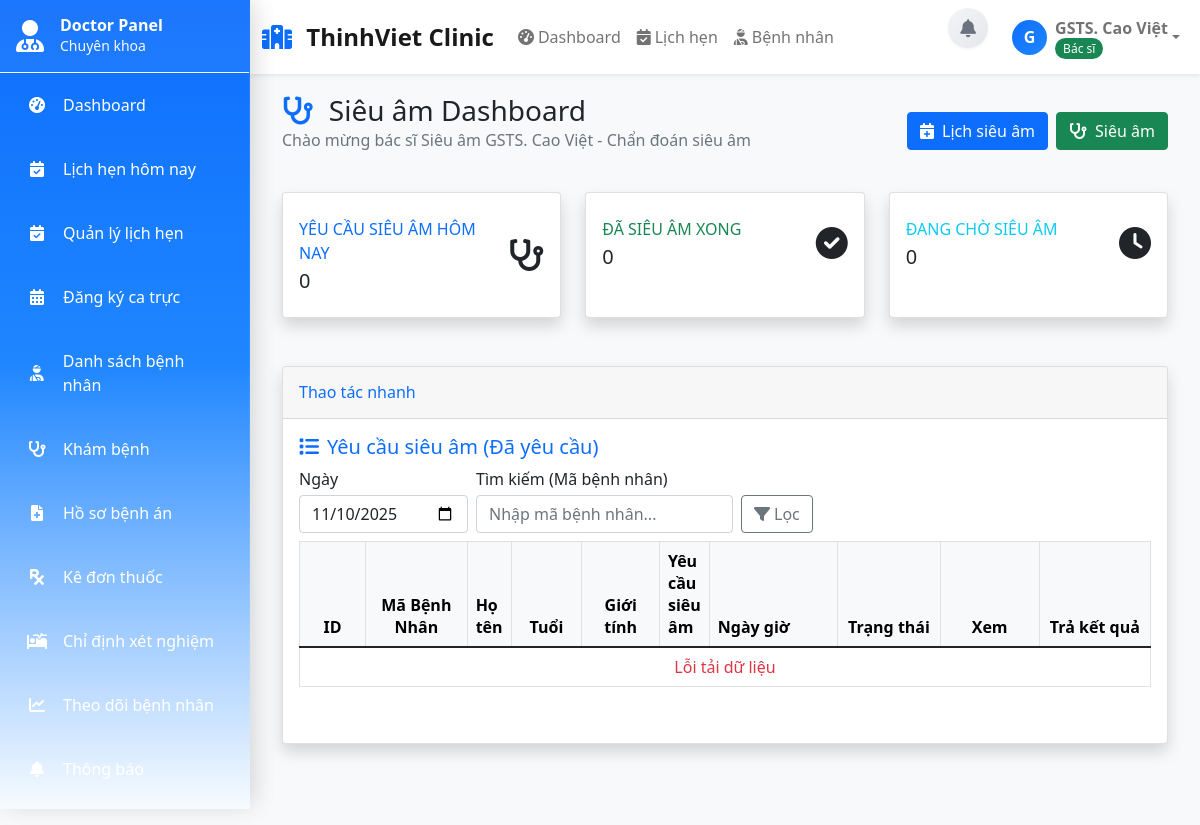
The page /Views/doctor/sieuam_dashboard.php (signed in) on the database its author committed.
### tables this page shows
CREATE TABLE `bac_si` (
  `id` int(11) NOT NULL,
  `ten` varchar(255) NOT NULL,
  `email` varchar(255) NOT NULL,
  `mat_khau` varchar(255) NOT NULL,
  `so_dien_thoai` varchar(20) DEFAULT NULL,
  `chuyen_khoa_id` int(11) DEFAULT NULL,
  `chuyen_khoa` varchar(100) DEFAULT NULL,
  `so_giay_phep` varchar(50) DEFAULT NULL,
  `so_nam_kinh_nghiem` int(11) DEFAULT 0,
  `ngay_tao` timestamp NOT NULL DEFAULT current_timestamp(),
  `ngay_cap_nhat` timestamp NOT NULL DEFAULT current_timestamp() ON UPDATE current_timestamp(),
  `hinh_anh` varchar(255) DEFAULT NULL
);

### Controllers/AuthController.php (called while the page is built, shortened)
<?php
require_once 'Models/Doctor.php';
class AuthController
{
    private function resolveUserByFallback($uid): ?array
    {
        try {
            $doc = new Doctor();
            $d = $doc->getById($uid);
            if ($d) {
                $spec = isset($d['chuyen_khoa_id']) ? (int)$d['chuyen_khoa_id'] : 0;
                $role = ($spec === 16) ? 'xray_doctor' : (($spec === 18) ? 'sieuam_doctor' : 'doctor');
                return [
                    'role' => $role,
                    'name' => $d['ten'] ?? '',
                    'email' => $d['email'] ?? '',
                    'chuyen_khoa_id' => $spec
                ];
            }
        } catch (Exception $e) {
        }
        return null;
    }
    public function resolveCurrentUserContext(): array
    {
        static $cached;
        if ($cached !== null) return $cached;
        $cached = ['id' => null, 'role' => '', 'name' => '', 'email' => '', 'chuyen_khoa_id' => null];
        $uid = $_SESSION['user_id'] ?? null;
        $cached['id'] = (int)$uid;
        $sessionRole = $_SESSION['user_role'] ?? '';
        $result = $this->resolveUserByFallback($uid);
        if ($result) {
            $cached = array_merge($cached, $result);
        }
        return $cached;
    }
}

### config/database.php (called while the page is built, shortened)
<?php
class Database
{
    private $host;
    private $db_name;
    private $username;
    private $password;
    public function __construct()
    {
        $this->host = $_ENV['DB_HOST'] ?? getenv('DB_HOST') ?? 'localhost';
        $this->db_name = $_ENV['DB_NAME'] ?? getenv('DB_NAME') ?? 'clinic-management';
        $this->username = $_ENV['DB_USER'] ?? getenv('DB_USER') ?? 'root';
        $this->password = $_ENV['DB_PASS'] ?? getenv('DB_PASS') ?? '';
    }
    private function loadEnvFile()
    {
        $envFile = __DIR__ . '/../.env';
    }
    public function getConnection()
    {
        $this->conn = null;
        try {
            $this->conn = new PDO("mysql:host=" . $this->host . ";dbname=" . $this->db_name, $this->username, $this->password);
            $this->conn->exec("set names utf8");
            $this->conn->setAttribute(PDO::ATTR_ERRMODE, PDO::ERRMODE_EXCEPTION);
            $this->conn->exec("SET time_zone = '+07:00'");
        } catch (PDOException $exception) {
            error_log("Database connection error: " . $exception->getMessage());
            echo "Database connection failed. Please try again later.";
        }
        return $this->conn;
    }
}

### Models/User.php (called while the page is built, shortened)
<?php
require_once 'config/database.php';
class User
{
    public function __construct()
    {
        $database = new Database();
        $this->conn = $database->getConnection();
    }
}

### Models/Doctor.php (called while the page is built, shortened)
<?php
require_once 'Models/User.php';
class Doctor extends User
{
    public function __construct()
    {
        $this->table_name = "bac_si";
    }
    public function getById(int $id): ?array
    {
        $query = "SELECT bs.id, bs.ten, bs.email, bs.so_dien_thoai,
                         ck.ten AS chuyen_khoa, bs.so_giay_phep, bs.so_nam_kinh_nghiem, bs.mat_khau, bs.ngay_tao, bs.ngay_cap_nhat, bs.hinh_anh
                  FROM " . $this->table_name . " bs
                  LEFT JOIN chuyen_khoa ck ON ck.id = bs.chuyen_khoa_id
                  WHERE bs.id = :id";
        $stmt = $this->conn->prepare($query);
        $stmt->bindParam(":id", $id);
        $stmt->execute();
        $row = $stmt->fetch(PDO::FETCH_ASSOC);
        return $row ?: null;
    }
}

### Views/layouts/socket_bootstrap.php (called while the page is built, shortened)
<?php
require_once __DIR__ . '/layout_helper.php';
$ctx = function_exists('getCurrentUserContext') ? getCurrentUserContext() : ['id' => null, 'role' => '', 'name' => ''];
?>

### Views/doctor/sieuam_dashboard.php (the view, shortened to what this page needs)
<?php
require_once 'Views/layouts/layout_helper.php';
$ctx = getCurrentUserContext();
$content = '
<div class="container-fluid">
    <div class="d-flex justify-content-between align-items-center mb-4">
        <div>
            <h1 class="h3 mb-0 text-gray-800">
                <i class="fas fa-stethoscope text-primary me-2"></i>
                Siêu âm Dashboard
            </h1>
            <p class="text-muted">Chào mừng bác sĩ Siêu âm ' . htmlspecialchars(($ctx['name'] ?? ''), ENT_QUOTES, 'UTF-8') . ' - Chẩn đoán siêu âm</p>
        </div>
        <div class="d-flex gap-2 align-items-center">
            <button class="btn btn-primary">
                <i class="fas fa-calendar-plus me-2"></i>Lịch siêu âm
            </button>
            <button class="btn btn-success">
                <i class="fas fa-stethoscope me-2"></i>Siêu âm
            </button>
        </div>
    </div>
    <div class="row mb-4">
        <div class="col-xl-4 col-md-6 mb-4">
            <div class="card border-left-primary shadow h-100 py-2">
                <div class="card-body">
                    <div class="row no-gutters align-items-center">
                        <div class="col mr-2">
                            <div class="text-xs font-weight-bold text-primary text-uppercase mb-1">
                                Yêu cầu siêu âm hôm nay
                            </div>
                            <div class="h5 mb-0 font-weight-bold text-gray-800" id="stat_total_today">0</div>
                        </div>
                        <div class="col-auto">
                            <i class="fas fa-stethoscope fa-2x text-gray-300"></i>
                        </div>
                    </div>
                </div>
            </div>
        </div>
        <div class="col-xl-4 col-md-6 mb-4">
            <div class="card border-left-success shadow h-100 py-2">
                <div class="card-body">
                    <div class="row no-gutters align-items-center">
                        <div class="col mr-2">
                            <div class="text-xs font-weight-bold text-success text-uppercase mb-1">
                                Đã siêu âm xong
                            </div>
                            <div class="h5 mb-0 font-weight-bold text-gray-800" id="stat_completed_today">0</div>
                        </div>
                        <div class="col-auto">
                            <i class="fas fa-check-circle fa-2x text-gray-300"></i>
                        </div>
                    </div>
                </div>
            </div>
        </div>
        <div class="col-xl-4 col-md-6 mb-4">
            <div class="card border-left-info shadow h-100 py-2">
                <div class="card-body">
                    <div class="row no-gutters align-items-center">
                        <div class="col mr-2">
                            <div class="text-xs font-weight-bold text-info text-uppercase mb-1">
                                Đang chờ siêu âm
                            </div>
                            <div class="h5 mb-0 font-weight-bold text-gray-800" id="stat_waiting">0</div>
                        </div>
                        <div class="col-auto">
                            <i class="fas fa-clock fa-2x text-gray-300"></i>
                        </div>
                    </div>
                </div>
            </div>
        </div>
    </div>
    <div class="row">
        <div class="col-12">
            <div class="card shadow mb-4">
                <div class="card-header py-3">
                    <h6 class="m-0 font-weight-bold text-primary">Thao tác nhanh</h6>
                </div>
                <div class="card-body">
                    <div class="mb-4">
                        <h5 class="text-primary mb-2"><i class="fas fa-list me-2"></i>Yêu cầu siêu âm (Đã yêu cầu)</h5>
                        <div class="row g-2 align-items-end mb-2">
                          <div class="col-auto">
                            <label class="form-label mb-1">Ngày</label>
                            <input type="date" class="form-control" id="sieuam_date">
                          </div>
                          <div class="col-auto">
                            <label class="form-label mb-1">Tìm kiếm (Mã bệnh nhân)</label>
                            <input type="text" class="form-control" id="sieuam_name" placeholder="Nhập mã bệnh nhân...">
                          </div>
                          <div class="col-auto">
                            <button type="button" class="btn btn-outline-secondary" id="sieuam_filter_btn"><i class="fas fa-filter me-1"></i>Lọc</button>
                          </div>
                        </div>
                        <div class="table-responsive">
                            <table class="table table-bordered align-middle" id="sieuamRequestedTable">
                                <thead class="table-light">
                                    <tr>
                                        <th style="width:80px" class="text-center">ID</th>
                                        <th style="width:120px" class="text-center">Mã Bệnh Nhân</th>
                                        <th>Họ tên</th>
                                        <th style="width:80px" class="text-center">Tuổi</th>
                                        <th style="width:90px" class="text-center">Giới tính</th>
                                        <th>Yêu cầu siêu âm</th>
                                        <th style="width:160px">Ngày giờ</th>
                                        <th style="width:120px" class="text-center">Trạng thái</th>
                                        <th style="width:120px" class="text-center">Xem</th>
                                        <th style="width:140px" class="text-center">Trả kết quả</th>
                                    </tr>
                                </thead>
                                <tbody>
                                </tbody>
                            </table>
                        </div>
                    </div>
                </div>
            </div>
        </div>
    </div>
</div>
';
include 'Views/layouts/sieuam_sidebar.php';
renderLayout($content, 'Siêu âm Dashboard - Hệ thống Quản lý Bệnh viện');
?>

### Views/layouts/main_layout.php (shortened to what this page needs)
<?php
require_once 'Views/layouts/layout_helper.php';
$__ctx = getCurrentUserContext();
$user_role = $__ctx['role'];
$ctx = getCurrentUserContext();
$displayName = htmlspecialchars($ctx['name'] ?: 'Bệnh nhân', ENT_QUOTES, 'UTF-8');
?>
<!DOCTYPE html>
<html lang="vi">
<head>
    <?php include 'Views/layouts/socket_bootstrap.php'; ?>
    <link href="https://cdn.jsdelivr.net/npm/bootstrap@5.1.3/dist/css/bootstrap.min.css" rel="stylesheet">
    <link href="https://cdnjs.cloudflare.com/ajax/libs/font-awesome/6.0.0/css/all.min.css" rel="stylesheet">
</head>
<body>
    <?php
    switch ($user_role) {
        case 'doctor':
            include 'Views/layouts/doctor_sidebar.php';
            break;
    }
    ?>
    <nav class="navbar navbar-expand-lg navbar-light bg-white shadow-sm">
        <div class="container-fluid">
            <a class="navbar-brand" href="./home">
                <i class="fas fa-hospital text-primary me-2"></i>
                ThinhViet Clinic
            </a>
            <div class="collapse navbar-collapse" id="navbarNav">
                <ul class="navbar-nav me-auto">
                    <?php if ($user_role == 'admin'): ?>
                    <li class="nav-item">
                        <a class="nav-link" href="./admin_dashboard">
                            <i class="fas fa-tachometer-alt me-1"></i>Dashboard
                        </a>
                    </li>
                    <li class="nav-item">
                        <a class="nav-link" href="#">
                            <i class="fas fa-users me-1"></i>Quản lý người dùng
                        </a>
                    </li>
                    <li class="nav-item">
                        <a class="nav-link" href="#">
                            <i class="fas fa-calendar-alt me-1"></i>Lịch hẹn
                        </a>
                    </li>
                    <?php elseif ($user_role == 'doctor'): ?>
                    <li class="nav-item">
                        <a class="nav-link" href="./doctor_dashboard">
                            <i class="fas fa-tachometer-alt me-1"></i>Dashboard
                        </a>
                    </li>
                    <li class="nav-item">
                        <a class="nav-link" href="#">
                            <i class="fas fa-calendar-check me-1"></i>Lịch hẹn
                        </a>
                    </li>
                    <li class="nav-item">
                        <a class="nav-link" href="#">
                            <i class="fas fa-user-injured me-1"></i>Bệnh nhân
                        </a>
                    </li>
                    <?php endif; ?>
                </ul>
                <div class="navbar-nav">
                    <div class="nav-item dropdown me-3">
                        <a class="nav-link position-relative nav-bell" href="#" role="button" data-bs-toggle="dropdown"
                            aria-expanded="false">
                            <i class="fas fa-bell"></i>
                        </a>
                    </div>
                    <div class="nav-item dropdown">
                        <a class="nav-link dropdown-toggle d-flex align-items-center" href="#" role="button"
                            data-bs-toggle="dropdown">
                            <div class="user-avatar me-2">
                                <?php echo strtoupper(substr($ctx['name'] ?: 'U', 0, 1)); ?>
                            </div>
                            <div class="user-info">
                                <div>
                                    <div class="fw-bold"><?php echo $displayName; ?></div>
                                    <small class="text-muted">
                                        <?php
                                        $role_text = '';
                                        $role_class = '';
                                        switch ($user_role) {
                                            case 'doctor':
                                                $role_text = 'Bác sĩ';
                                                $role_class = 'role-doctor';
                                                break;
                                        }
                                        ?>
                                        <span
                                            class="role-badge <?php echo $role_class; ?>"><?php echo $role_text; ?></span>
                                    </small>
                                </div>
                            </div>
                        </a>
                    </div>
                </div>
            </div>
        </div>
    </nav>
    <div class="main-content">
        <?php echo $content ?? ''; ?>
    </div>
</body>
</html>

### rows shown on the page
bac_si: substr($ctx['name'] ?: 'U', 0, 1) "G", ten "GSTS. Cao Việt", role_text "Bác sĩ"

### other values the page prints
$_SESSION['specialization'] "Chuyên khoa"
